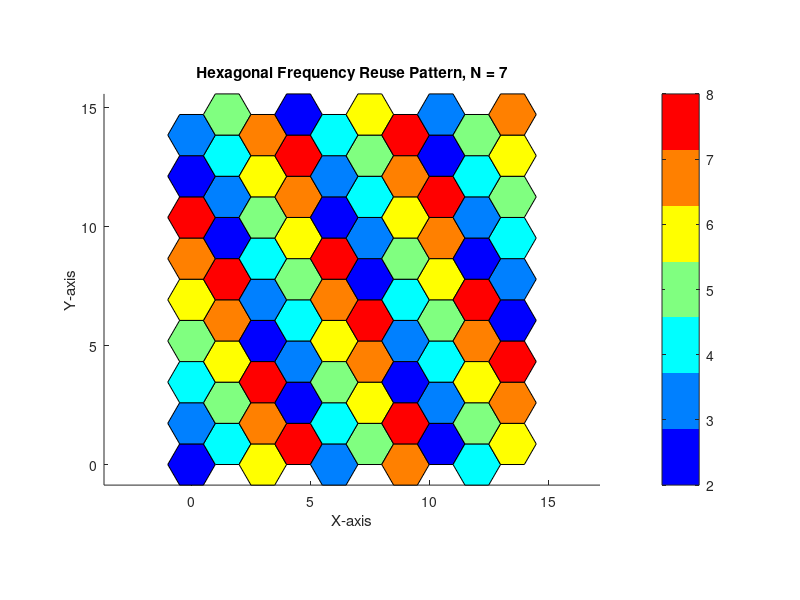

MATLAB code to generate this figure:
% Parameters
i = 2;   % shift along row
j = 1;   % shift along column
N = i^2 + i*j + j^2;   % cluster size

radius = 1;    % hexagon radius
rows = 10;     % number of rows in grid
cols = 10;     % number of columns in grid

figure; hold on; axis equal;
title(['Hexagonal Frequency Reuse Pattern, N = ', num2str(N)]);
xlabel('X-axis'); ylabel('Y-axis');

% Function to draw hexagon
theta = (1:6) * pi/3;
for r = 0:rows-2
    for c = 0:cols-1
        % Hexagon center coordinates
        x = radius * (3/2 * c);
        y = radius * (sqrt(3) * r + (sqrt(3)/2) * mod(c,2));

        % Frequency assignment (simple modulo pattern)
        freq = mod(c*i+r*j, N) + 2;

        % Draw hexagon
        fill(x + radius*cos(theta), y + radius*sin(theta), freq, ...
            'EdgeColor', 'k');
    end
end

colormap(jet(N));
colorbar;
